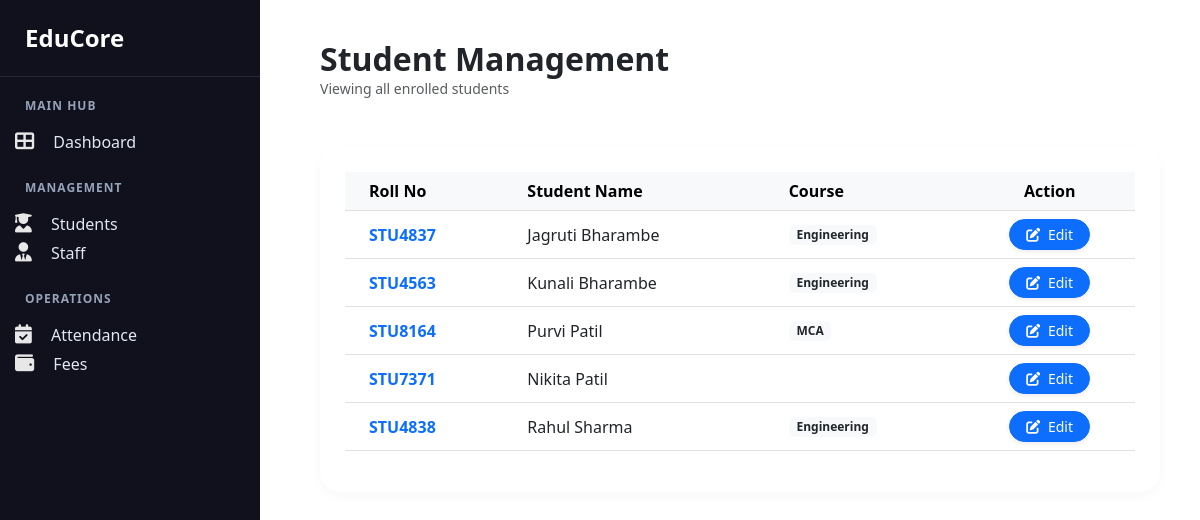
Screenshot of /dashboard-module/manage-students/ with the database file from the repository.
### dashboard/models.py (models this page shows, shortened)
class StudentProfile(models.Model):
    admin = models.ForeignKey(User, on_delete=models.CASCADE, null=True, blank=True)
    first_name = models.CharField(max_length=100)
    last_name = models.CharField(max_length=100)
    mobile_number = models.CharField(max_length=15, null=True, blank=True)
    father_name = models.CharField(max_length=100, null=True, blank=True)
    mother_name = models.CharField(max_length=100, null=True, blank=True)
    aadhar_number = models.CharField(max_length=12, null=True, blank=True)
    category = models.CharField(max_length=50, null=True, blank=True)
    marks_10th = models.DecimalField(max_digits=5, decimal_places=2, null=True, blank=True)
    marks_12th = models.DecimalField(max_digits=5, decimal_places=2, null=True, blank=True)
    marks_graduation = models.DecimalField(max_digits=5, decimal_places=2, null=True, blank=True)
    course = models.CharField(max_length=100)
    roll_no = models.CharField(max_length=100, unique=True, null=True, blank=True)
    date_of_birth = models.DateField(null=True, blank=True)
    total_classes = models.IntegerField(default=100)
    attended_classes = models.IntegerField(default=0)
    mobile = models.CharField(max_length=15)
    email = models.EmailField()
    department = models.ForeignKey(Department, on_delete=models.CASCADE)
    admission_date = models.DateField(auto_now_add=True)

### dashboard/views.py (the view)
# urls.py: path('manage-students/', auth_views.manage_students, name='manage_students'),
def manage_students(request):
    all_students = StudentProfile.objects.all()
    return render(request, 'students/manage_students.html', {'all_students': all_students})

### college_erp/templates/students/manage_students.html
{% include 'sidebar.html' %}
<link href="https://cdn.jsdelivr.net/npm/bootstrap@5.3.0/dist/css/bootstrap.min.css" rel="stylesheet">
<link rel="stylesheet" href="https://cdnjs.cloudflare.com/ajax/libs/font-awesome/6.4.0/css/all.min.css">
<main class="main-content" style="margin-left: 280px; padding: 40px;">
    <div class="mb-5">
        <h2 class="fw-bold m-0 text-dark">Student Management</h2>
        <p class="text-muted small">Viewing all enrolled students</p>
    </div>
    <div class="glass-panel" style="background: white; border-radius: 20px; padding: 25px; box-shadow: 0 4px 12px rgba(0,0,0,0.03);">
        <table class="table table-hover align-middle">
            <thead class="table-light">
                <tr>
                    <th class="ps-4">Roll No</th>
                    <th>Student Name</th>
                    <th>Course</th>
                    <th class="text-center">Action</th>
                </tr>
            </thead>
            <tbody>
                {% for student in all_students %}
                <tr>
                    <td class="ps-4 fw-bold text-primary">{{ student.roll_no }}</td>
                    <td>{{ student.first_name }} {{ student.last_name }}</td>
                    <td><span class="badge bg-light text-dark">{{ student.course }}</span></td>
                    <td class="text-center">
                        <a href="/dashboard-module/edit-student/{{ student.id }}/" class="btn btn-sm btn-primary rounded-pill px-3 shadow-sm">
                            <i class="fas fa-edit me-1"></i> Edit
                        </a>
                    </td>
                </tr>
                {% endfor %}
            </tbody>
        </table>
    </div>
</main>

### rows the page displays
StudentProfile: roll_no "STU4837", first_name "Jagruti", last_name "Bharambe", course "Engineering"
StudentProfile: roll_no "STU4563", first_name "Kunali", last_name "Bharambe", course "Engineering"
StudentProfile: roll_no "STU8164", first_name "Purvi", last_name "Patil", course "MCA"
StudentProfile: roll_no "STU7371", first_name "Nikita", last_name "Patil"
StudentProfile: roll_no "STU4838", first_name "Rahul", last_name "Sharma", course "Engineering"
